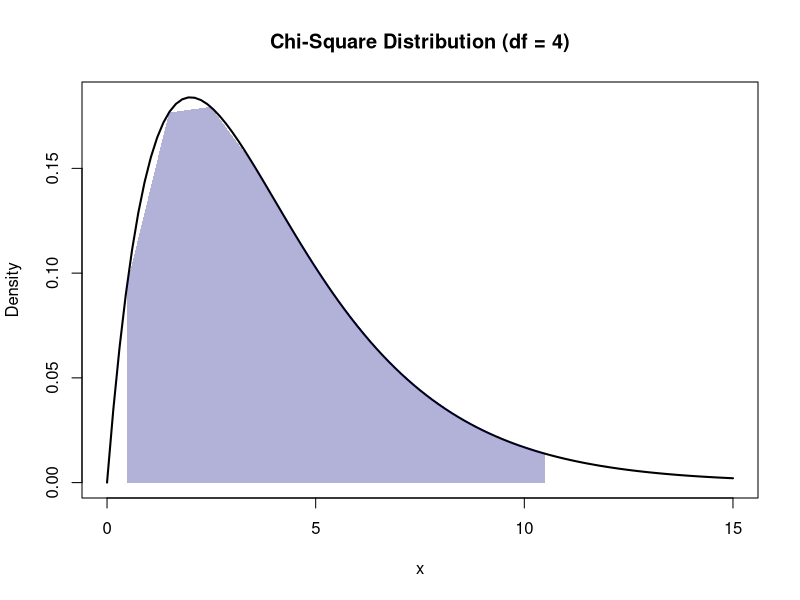

Generate this figure with R:
# https://www.statology.org/plot-chi-square-distribution-in-r/

battery<-c(1.9, 2.4, 3, 3.5, 4.2) # Data of batteries lifetimes
n <- length(battery)
sd <- 1

chi <- (n-1)*var(battery)/sd
cat(paste("χ_{α} = ", chi))
cat("\n")

#create density curve
curve(dchisq(x, df = 4), from = 0, to = 15,
main = 'Chi-Square Distribution (df = 4)',
ylab = 'Density',
lwd = 2)

#find upper and lower values for middle 95% of distribution
lower95 <- qchisq(.025, 4)
upper95 <- qchisq(.975, 4)

#create vector of x values
x_vector <- seq(lower95, upper95)

#create vector of chi-square density values
p_vector <- dchisq(x_vector, df = 4)

#fill in density plot
polygon(c(x_vector, rev(x_vector)), c(p_vector, rep(0, length(p_vector))),
        col = adjustcolor('navyblue', alpha=0.3), border = NA)
